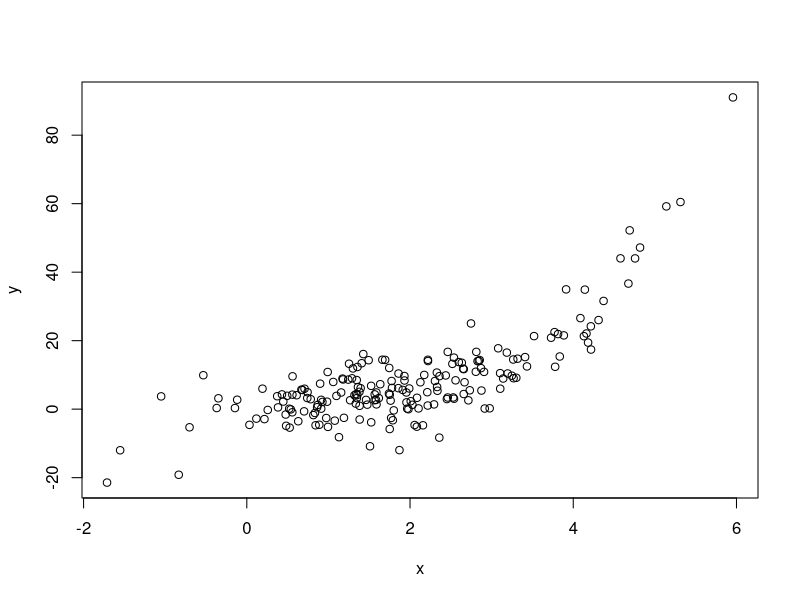
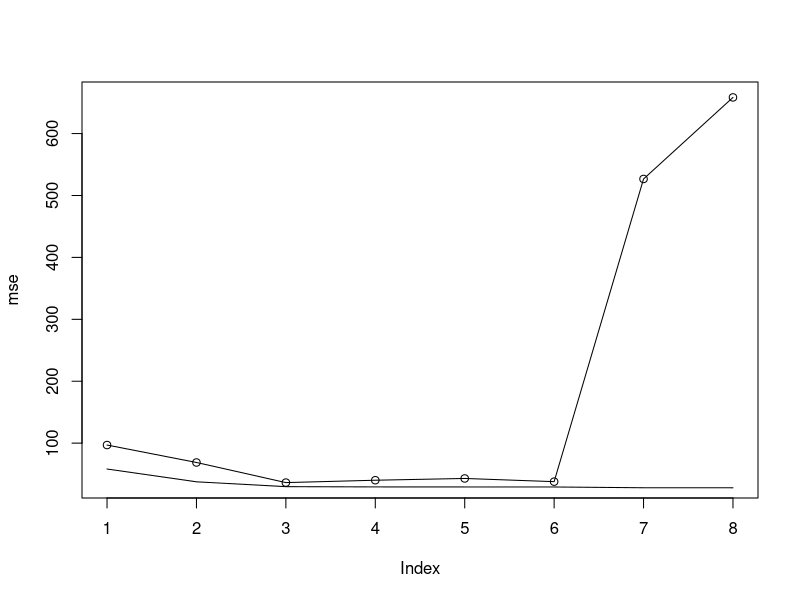

R code for these plots, in order:
set.seed(1234)
x=rnorm(200, mean=2, sd=1.3)

error=rnorm(200,0,sd=5.9)
y=1+1.1*x-0.2*x^2+0.09*x^3+0.06*x^4+error
plot(x,y)
x2 = x^2
x3 = x^3
x4 = x^4

fit = lm(y~x)
fit = lm(y~x+x2+x3+x4)
summary(fit)

## b
train = x[1:120]
ytrain = y[1:120]
test = x[121:200]
ytest = y[121:200]


xtrain <- data.frame(x = train, 
                     x2 = train^2, 
                     x3 = train^3, 
                     x4 = train^4, 
                     x5 = train^5, 
                     x6 = train^6, 
                     x7 = train^7, 
                     x8 = train^8)



xtest <- data.frame(x = test, 
                     x2 = test^2, 
                     x3 = test^3, 
                     x4 = test^4, 
                     x5 = test^5, 
                     x6 = test^6, 
                     x7 = test^7, 
                     x8 = test^8)

fit1 = lm(ytrain~x, data = xtrain)
fit2 = lm(ytrain~x+x2, data = xtrain)
fit3 = lm(ytrain~x+x2+x3, data = xtrain)
fit4 = lm(ytrain~x+x2+x3+x4, data = xtrain)
fit5 = lm(ytrain~x+x2+x3+x4+x5, data = xtrain)
fit6 = lm(ytrain~x+x2+x3+x4+x5+x6, data = xtrain)
fit7 = lm(ytrain~x+x2+x3+x4+x5+x6+x7, data = xtrain)
fit8 = lm(ytrain~x+x2+x3+x4+x5+x6+x7+x8, data = xtrain)

mse = c()
pred1 = predict(fit1, xtest)
mse[1]=mean((ytest-pred1)^2)

pred2 = predict(fit2, xtest)
mse[2]=mean((ytest-pred2)^2)

pred3 = predict(fit3, xtest)
mse[3]=mean((ytest-pred3)^2)

pred4 = predict(fit4, xtest)
mse[4]=mean((ytest-pred4)^2)

pred5 = predict(fit5, xtest)
mse[5]=mean((ytest-pred5)^2)

pred6 = predict(fit6, xtest)
mse[6]=mean((ytest-pred6)^2)

pred7 = predict(fit7, xtest)
mse[7]=mean((ytest-pred7)^2)

pred8 = predict(fit8, xtest)
mse[8]=mean((ytest-pred8)^2)

plot(mse)
lines(mse)


#### Train
mse_train = c()
pred1 = predict(fit1, xtrain)
mse_train[1]=mean((ytrain-pred1)^2)

pred2 = predict(fit2, xtrain)
mse_train[2]=mean((ytrain-pred2)^2)

pred3 = predict(fit3, xtrain)
mse_train[3]=mean((ytrain-pred3)^2)

pred4 = predict(fit4, xtrain)
mse_train[4]=mean((ytrain-pred4)^2)

pred5 = predict(fit5, xtrain)
mse_train[5]=mean((ytrain-pred5)^2)

pred6 = predict(fit6, xtrain)
mse_train[6]=mean((ytrain-pred6)^2)

pred7 = predict(fit7, xtrain)
mse_train[7]=mean((ytrain-pred7)^2)

pred8 = predict(fit8, xtrain)
mse_train[8]=mean((ytrain-pred8)^2)

lines(mse_train)
